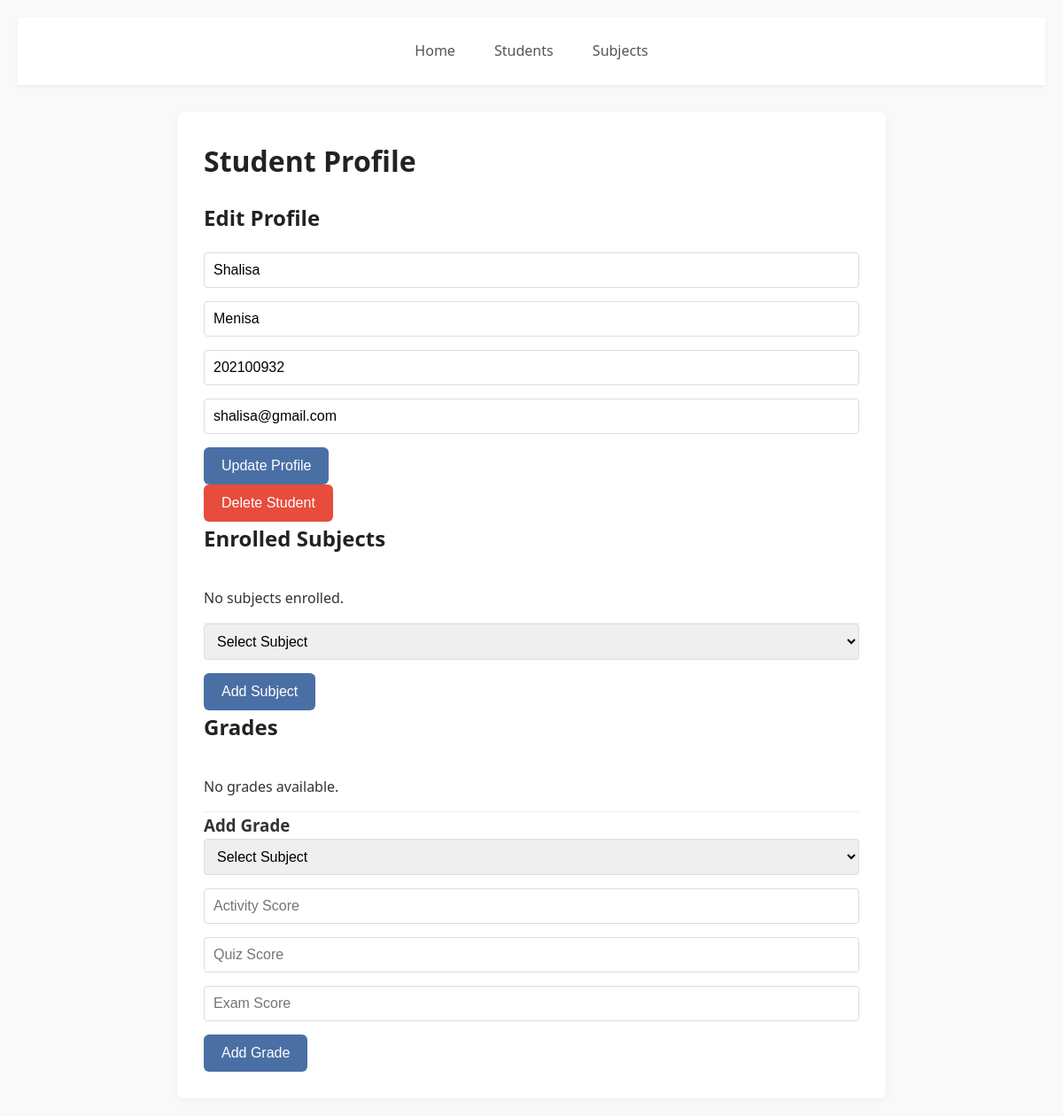
The page /student/5/ on the database its author committed.
### core/models.py (models this page shows, shortened)
class Student(models.Model):
    first_name = models.CharField(max_length=50)
    last_name = models.CharField(max_length=50)
    student_id = models.CharField(max_length=10, unique=True)
    email = models.EmailField(unique=True)

### core/views.py (the view, shortened to what this page needs)
# urls.py: path('student/<int:student_id>/', student_profile, name='student_profile'),
def student_profile(request, student_id):
    student = get_object_or_404(Student, id=student_id)
    grades = Grade.objects.filter(student=student)
    subjects = Subject.objects.all()
    return render(request, 'student_profile.html', {
        'student': student,
        'grades': grades,
        'subjects': subjects,
        'all_subjects': Subject.objects.all()
    })

### core/templates/student_profile.html (shortened to what this page needs)
<!DOCTYPE html>
<html lang="en">
<head>
    <link rel="stylesheet" href="/static/css/styles.css">
</head>
<body>
    <div class="navbar">
        <a href="/">Home</a>
        <a href="/students/">Students</a>
        <a href="/subjects/">Subjects</a>
    </div>
    <div class="container">
        <h1>Student Profile</h1>
        <h2>Edit Profile</h2>
        <form method="post" action="{% url 'student_profile' student.id %}">
            <input type="text" name="first_name" value="{{ student.first_name }}" placeholder="First Name" required>
            <input type="text" name="last_name" value="{{ student.last_name }}" placeholder="Last Name" required>
            <input type="text" name="student_id" value="{{ student.student_id }}" placeholder="Student ID" required>
            <input type="email" name="email" value="{{ student.email }}" placeholder="Email" required>
            <button type="submit">Update Profile</button>
        </form>
        <form method="post" action="{% url 'student_profile' student.id %}" onsubmit="return confirm('Are you sure you want to delete this student?');">
            <button type="submit" class="delete-btn">Delete Student</button>
        </form>
        <h2>Enrolled Subjects</h2>
        <ul>
            {% for subject in student.subjects.all %}
                <li>
                    {{ subject.name }} ({{ subject.code }})
                    <form method="post" action="{% url 'student_profile' student.id %}" style="display:inline;">
                        {% csrf_token %}
                        <input type="hidden" name="action" value="remove_subject">
                        <input type="hidden" name="subject_id" value="{{ subject.id }}">
                        <button type="submit" class="delete-btn">Remove</button>
                    </form>
                </li>
            {% empty %}
                <li>No subjects enrolled.</li>
            {% endfor %}
        </ul>
        <form method="post" action="{% url 'student_profile' student.id %}">
            <select name="subject_id" required>
                <option value="">Select Subject</option>
            </select>
            <button type="submit">Add Subject</button>
        </form>
        <h2>Grades</h2>
        <ul>
            {% for grade in grades %}
                <li>
                    {{ grade.subject.name }} ({{ grade.subject.code }}):
                    <form method="post" action="{% url 'student_profile' student.id %}" style="display:inline;">
                        {% csrf_token %}
                        <input type="hidden" name="action" value="update_grades">
                        <input type="hidden" name="grade_id" value="{{ grade.id }}">
                        Activity: <input type="number" name="activity_score" value="{{ grade.activity_score }}" min="0" max="100" style="width:80px;">
                        Quiz: <input type="number" name="quiz_score" value="{{ grade.quiz_score }}" min="0" max="100" style="width:80px;">
                        Exam: <input type="number" name="exam_score" value="{{ grade.exam_score }}" min="0" max="100" style="width:80px;">
                        <button type="submit">Update</button>
                        <button type="submit" class="delete-btn" formaction="{% url 'student_profile' student.id %}" onclick="this.form.action.value='delete_grade'; return confirm('Are you sure you want to delete this grade?');">
                            Delete
                        </button>
                        <input type="hidden" name="action" value="delete_grade">
                    </form>
                </li>
            {% empty %}
                <li>No grades available.</li>
            {% endfor %}
        </ul>
        <h3>Add Grade</h3>
        <form method="post" action="{% url 'student_profile' student.id %}">
            <select name="subject_id" required>
                <option value="">Select Subject</option>
            </select>
            <input type="number" name="activity_score" placeholder="Activity Score" min="0" max="100" required>
            <input type="number" name="quiz_score" placeholder="Quiz Score" min="0" max="100" required>
            <input type="number" name="exam_score" placeholder="Exam Score" min="0" max="100" required>
            <button type="submit">Add Grade</button>
        </form>
    </div>
</body>
</html>

### core/static/css/styles.css (style rules this page uses)
* { margin: 0; padding: 0; box-sizing: border-box; }
body { font-family: 'Segoe UI', system-ui, sans-serif; line-height: 1.6; color: #333; background-color: #f9f9f9; padding: 20px; }
.navbar { background-color: #fff; padding: 15px 0; margin-bottom: 30px; box-shadow: 0 2px 4px rgba(0,0,0,0.05); text-align: center; }
.navbar a { color: #555; text-decoration: none; padding: 10px 15px; margin: 0 5px; font-weight: 500; transition: all 0.2s ease; display: inline-block; }
.container { max-width: 800px; margin: 0 auto; background: #fff; padding: 30px; border-radius: 8px; box-shadow: 0 2px 10px rgba(0,0,0,0.05); }
h1, h2 { color: #222; margin-bottom: 20px; font-weight: 600; }
button, .welcome-button { background-color: #4a6fa5; color: white; border: none; padding: 12px 20px; border-radius: 6px; cursor: pointer; font-size: 16px; transition: background-color 0.2s ease; text-decoration: none; display: inline-block; }
.delete-btn { background-color: #e74c3c; }
input, select { padding: 10px; border: 1px solid #ddd; border-radius: 4px; width: 100%; margin-bottom: 15px; font-size: 16px; }
ul { list-style: none; }
li { padding: 15px 0; border-bottom: 1px solid #eee; }

### rows shown on the page
Student: first_name "Shalisa", last_name "Menisa", student_id "202100932", email "shalisa@gmail.com"
